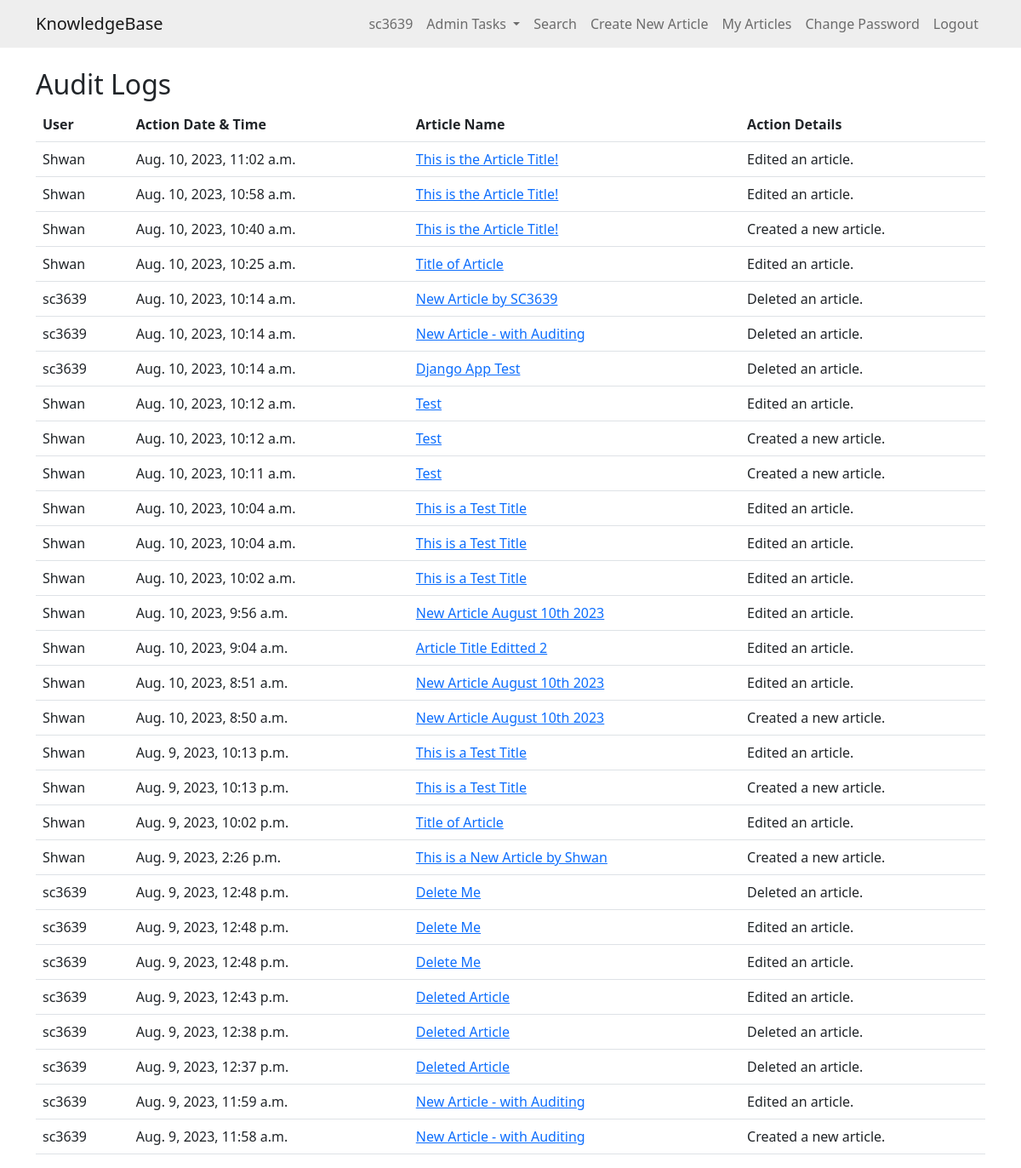
/auditlogs/ (signed in), run on an earlier commit of the app's database.
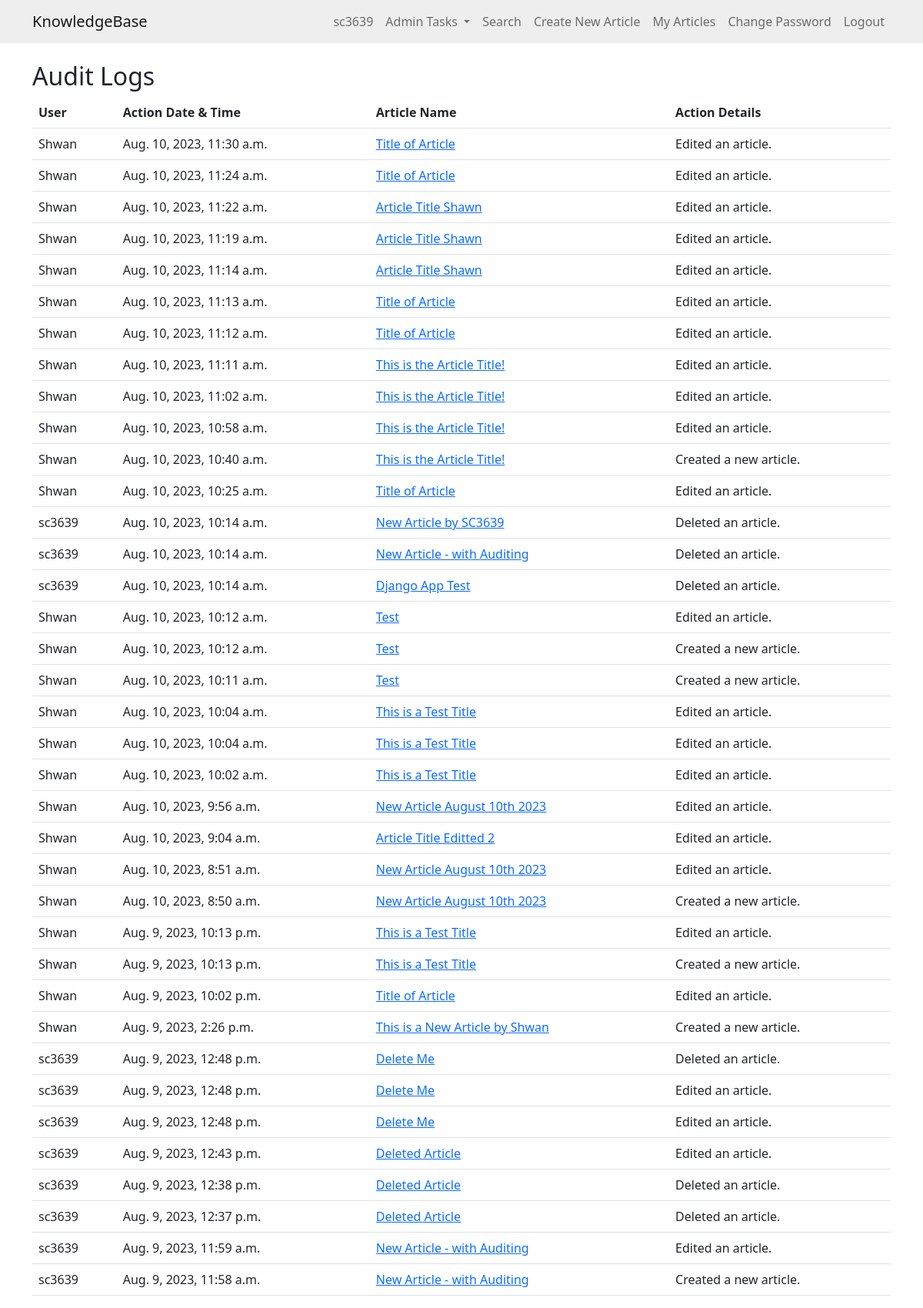
And on a later commit of the database.
### knowledge/models.py (models this page shows)
class Audit(models.Model):
    user = models.ForeignKey(User, on_delete=models.CASCADE)
    action_datetime = models.DateTimeField(auto_now_add=True)
    kb_entry = models.ForeignKey(KBEntry, on_delete=models.CASCADE)
    action_details = models.CharField(max_length=255)

class KBEntry(models.Model):
    title = models.CharField(max_length=255)
    article = models.TextField()
    created_by = models.ForeignKey(User, related_name="created_kb_entries", on_delete=models.SET_NULL, null=True)
    created_datetime = models.DateTimeField(auto_now_add=True)
    modified_datetime = models.DateTimeField(auto_now=True)
    last_modified_by = models.ForeignKey(User, related_name="modified_kb_entries", on_delete=models.SET_NULL, null=True)
    deleted_datetime = models.DateTimeField(null=True, blank=True)
    deleted_by = models.ForeignKey(User, related_name="deleted_kb_entries", on_delete=models.SET_NULL, null=True, blank=True)
    upvotes = models.ManyToManyField(User, related_name="upvoted_kb_entries", blank=True)
    downvotes = models.ManyToManyField(User, related_name="downvoted_kb_entries", blank=True)
    meta_data = models.ManyToManyField('Tag', blank=True) # Assuming you will have a 'Tag' model

### knowledge/views.py (the view)
# urls.py: path('auditlogs/', audit_logs, name='audit_logs'),
@login_required
def audit_logs(request):
    if not request.user.is_superuser:
        messages.error(request, "You don't have permission to view this page.")
        return redirect('home')
    audits = Audit.objects.all().order_by('-action_datetime')  # Most recent actions first
    context = {
        'audits': audits
    }
    return render(request, 'knowledge/audit_logs.html', context)

### knowledge/templates/knowledge/audit_logs.html
{% extends 'knowledge/base.html' %}
{% block content %}
<br>
<h2>Audit Logs</h2>
<table class="table">
    <thead>
        <tr>
            <th>User</th>
            <th>Action Date & Time</th>
            <th>Article Name</th>
            <th>Action Details</th>
        </tr>
    </thead>
    <tbody>
        {% for audit in audits %}
        <tr>
            <td>{{ audit.user.username }}</td>
            <td>{{ audit.action_datetime }}</td>
            <td><a href="/article/?id={{ audit.kb_entry.id }}">{{ audit.kb_entry.title }}</a></td>
            <td>{{ audit.action_details }}</td>
        </tr>
        {% endfor %}
    </tbody>
</table>
{% endblock %}

### knowledge/templates/knowledge/base.html (shortened to what this page needs)
<!DOCTYPE html>
<html lang="en">
  <head>
    {% load static %}
    <link
      href="https://cdn.jsdelivr.net/npm/bootstrap@5.2.3/dist/css/bootstrap.min.css"
      rel="stylesheet"
    />
    <link
      rel="stylesheet"
      href="https://cdn.jsdelivr.net/npm/alertifyjs@1.13.1/build/css/alertify.min.css"
    />
    <link
      rel="stylesheet"
      href="https://cdn.jsdelivr.net/npm/alertifyjs@1.13.1/build/css/themes/default.min.css"
    />
    <link href="//cdn.quilljs.com/1.3.6/quill.snow.css" rel="stylesheet" />
  </head>
  <body>
    <nav
      class="navbar navbar-light navbar-expand-md"
      style="background-color: #eeeeee"
    >
      <div class="container">
        <a class="navbar-brand" href="/">KnowledgeBase</a>
        <div class="collapse navbar-collapse" id="navbarResponsive">
          <ul class="navbar-nav ms-auto">
            {% if user.is_authenticated %}
              <li class="nav-item">
                <a class="nav-link" id="nav5">{{ user.username }}</a>
              </li>
              {% if user.is_staff %}
              <li class="nav-item dropdown">
                <a class="nav-link dropdown-toggle" id="navbarDropdownMenuLink" role="button" data-bs-toggle="dropdown" aria-expanded="false">
                  Admin Tasks
                </a>
              </li>
              {% else %}
              <li class="nav-item">
                <a class="nav-link" id="logout">(Normal User)</a>
              </li>
              {% endif %}
            <li class="nav-item">
              <a class="nav-link" href="{% url 'home' %}"
                >Search</a
              >
            </li>
            <li class="nav-item">
              <a class="nav-link" href="{% url 'create' %}"
                >Create New Article</a
              >
            <li class="nav-item">
              <a class="nav-link" href="{% url 'my_articles' %}"
                >My Articles</a
            >
            </li>
            <li class="nav-item">
              <a class="nav-link" href="{% url 'change_password' %}"
                >Change Password</a
              >
            </li>
            <li class="nav-item">
              <a class="nav-link" id="logout" href="{% url 'logout' %}"
                >Logout</a
              >
            </li>
            {% endif %}
          </ul>
        </div>
      </div>
    </nav>
    <div class="container">{% block content %} {% endblock %}</div>
  </body>
</html>

What changed in the data, as far as the page shows it:
added Audit: user.username "Shwan", action_datetime "Aug. 10, 2023, 11:30 a.m.", kb_entry "Title of Article", action_details "Edited an article."
added Audit: user.username "Shwan", action_datetime "Aug. 10, 2023, 11:24 a.m.", kb_entry "Title of Article", action_details "Edited an article."
added Audit: user.username "Shwan", action_datetime "Aug. 10, 2023, 11:22 a.m.", kb_entry "Article Title Shawn", action_details "Edited an article."
added Audit: user.username "Shwan", action_datetime "Aug. 10, 2023, 11:19 a.m.", kb_entry "Article Title Shawn", action_details "Edited an article."
added Audit: user.username "Shwan", action_datetime "Aug. 10, 2023, 11:14 a.m.", kb_entry "Article Title Shawn", action_details "Edited an article."
added Audit: user.username "Shwan", action_datetime "Aug. 10, 2023, 11:13 a.m.", kb_entry "Title of Article", action_details "Edited an article."
added Audit: user.username "Shwan", action_datetime "Aug. 10, 2023, 11:12 a.m.", kb_entry "Title of Article", action_details "Edited an article."
added Audit: user.username "Shwan", action_datetime "Aug. 10, 2023, 11:11 a.m.", kb_entry "This is the Article Title!", action_details "Edited an article."
